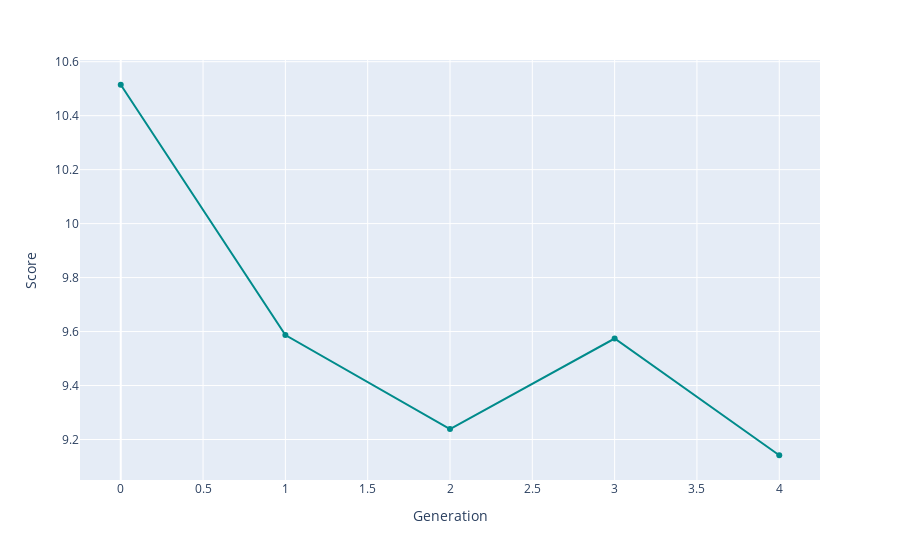

This figure's notebook cell:
### Code cell
bestRankDF = pd.DataFrame(bestRank, columns=['Score', 'Schedule'])
bestRank
bestRankDF['Generation'] = bestRankDF.index.values
fig = px.line(bestRankDF, x='Generation', y='Score',
              hover_data=['Schedule'], markers=True)
fig.update_traces(line_color='DarkCyan')
fig.show()
fileName = f'p{popSize}g{generations}n{nSwaps}.html'
fig.write_html(f'charts/{fileName}', include_plotlyjs="cdn")

### Figure 1 — Plotly figure (JSON) as saved in the notebook; plotly's stock layout.template omitted (floating-point values rounded to 4 significant figures; data arrays with more than 128 entries replaced by an {"elided": "..."} marker saying what was removed)
{"data": [{"customdata": {"elided": "5x1x48 int values"}, "hovertemplate": "Generation=%{x}<br>Score=%{y}<br>Schedule=%{customdata[0]}<extra></extra>", "legendgroup": "", "line": {"color": "DarkCyan", "dash": "solid"}, "marker": {"symbol": "circle"}, "mode": "markers+lines", "name": "", "orientation": "v", "showlegend": false, "type": "scatter", "x": [0, 1, 2, 3, 4], "xaxis": "x", "y": [10.51, 9.587, 9.239, 9.574, 9.142], "yaxis": "y"}], "layout": {"legend": {"tracegroupgap": 0}, "margin": {"t": 60}, "xaxis": {"anchor": "y", "domain": [0, 1], "title": {"text": "Generation"}}, "yaxis": {"anchor": "x", "domain": [0, 1], "title": {"text": "Score"}}}}
